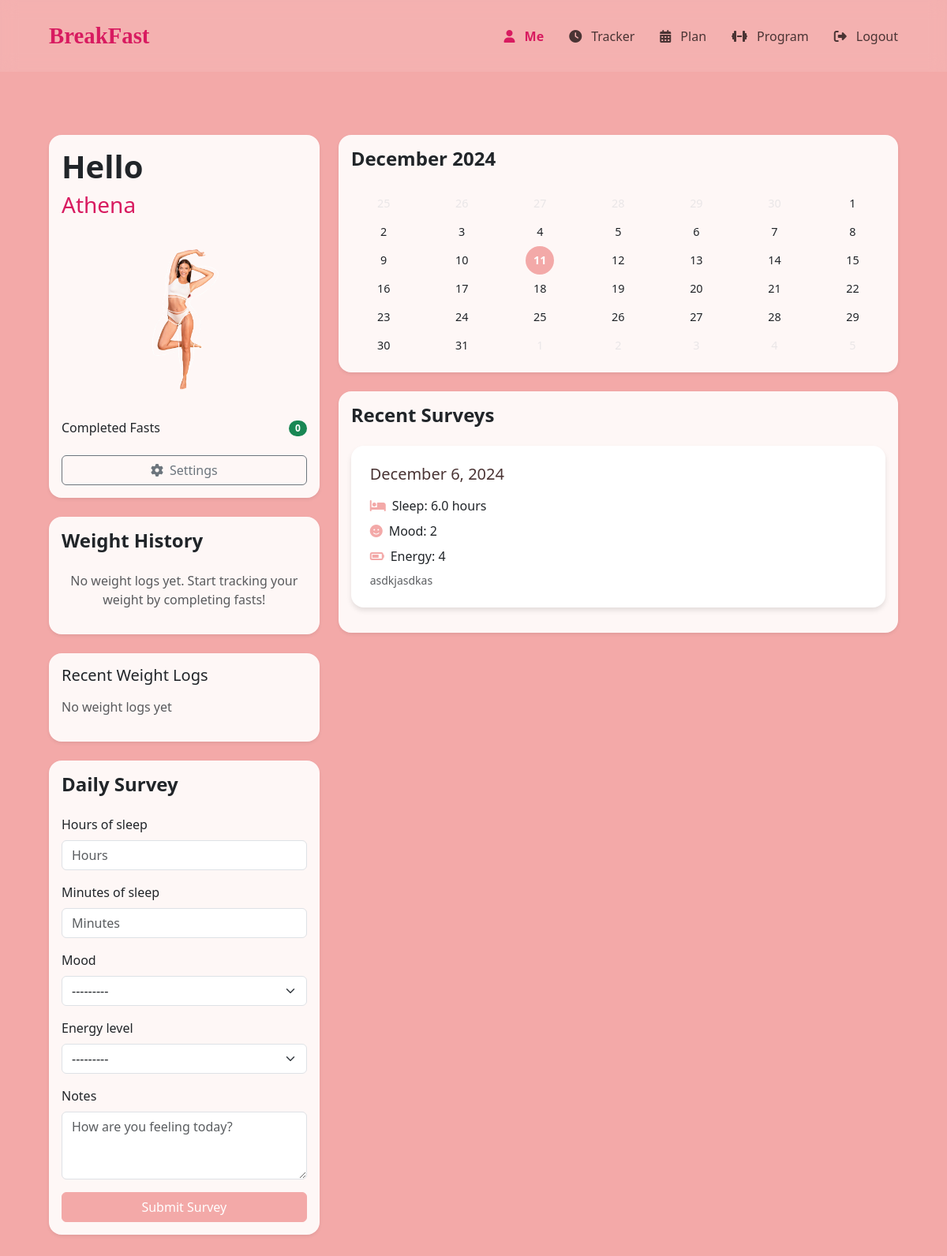
Screenshot of /breakfast/me/ (signed in) with the database file from the repository.
### BreakFast_app/models.py (models this page shows, shortened)
class User(AbstractUser):
    email = models.EmailField(unique=True)
    first_name = models.CharField(max_length=150)
    last_name = models.CharField(max_length=150)
    contact_number = models.CharField(max_length=20, null=True, blank=True)
    profile_picture = models.ImageField(upload_to='profile_pics/', null=True, blank=True)
    USERNAME_FIELD = 'email'
    REQUIRED_FIELDS = ['first_name', 'last_name']

class DailySurvey(models.Model):
    user = models.ForeignKey(User, on_delete=models.CASCADE)
    date = models.DateField(default=timezone.now)
    hours_of_sleep = models.FloatField(null=True, blank=True)
    minutes_of_sleep = models.IntegerField(null=True, blank=True)
    mood = models.IntegerField(choices=[(i, str(i)) for i in range(1, 6)], null=True, blank=True)
    energy_level = models.IntegerField(choices=[(i, str(i)) for i in range(1, 6)], null=True, blank=True)
    notes = models.TextField(null=True, blank=True)
    class Meta:
        unique_together = ['user', 'date']
        ordering = ['-date']

### BreakFast_app/views.py (the view)
# urls.py: path('me/', views.me, name='me'),
@login_required
def me(request):
    user_profile = request.user.userprofile
    today = timezone.now().date()
    current_month = timezone.now().strftime('%B %Y')
    daily_survey = DailySurvey.objects.filter(user=request.user, date=today).first()
    survey_form = None
    if not daily_survey:
        survey_form = DailySurveyForm()
    recent_surveys = DailySurvey.objects.filter(
        user=request.user,
        date__gte=today - timezone.timedelta(days=7)
    ).order_by('-date')
    weight_logs = WeightLog.objects.filter(user=request.user).order_by('-date')[:10]
    completed_fasts = FastingTracker.objects.filter(
        created_by=request.user,
        completed=True
    ).count()
    for i, log in enumerate(weight_logs):
        if i < len(weight_logs) - 1:
            log.weight_change = round(log.weight - weight_logs[i + 1].weight, 1)
        else:
            log.weight_change = 0
    import calendar
    cal = calendar.Calendar(firstweekday=calendar.MONDAY)
    current_date = timezone.now()
    fasting_dates = set(
        FastingTracker.objects.filter(
            created_by=request.user,
            completed=True,
            start_time__year=current_date.year,
            start_time__month=current_date.month
        ).values_list('start_time__day', flat=True)
    )
    calendar_weeks = []
    month_days = cal.monthdatescalendar(current_date.year, current_date.month)
    for week in month_days:
        week_days = []
        for date in week:
            week_days.append({
                'day': date.day,
                'is_current_month': date.month == current_date.month,
                'is_today': date == current_date.date(),
                'has_fast': date.day in fasting_dates
            })
        calendar_weeks.append(week_days)
    context = {
        'user': request.user,
        'user_profile': user_profile,
        'weight_logs': weight_logs,
        'completed_fasts': completed_fasts,
        'daily_survey': daily_survey,
        'survey_form': survey_form,
        'recent_surveys': recent_surveys,
        'current_month': current_month,
        'calendar_weeks': calendar_weeks,
    }
    return render(request, 'me.html', context)

### BreakFast_app/forms.py
class DailySurveyForm(forms.ModelForm):
    class Meta:
        model = DailySurvey
        fields = ['hours_of_sleep', 'minutes_of_sleep', 'mood', 'energy_level', 'notes']
        widgets = {
            'hours_of_sleep': forms.NumberInput(attrs={
                'class': 'form-control',
                'min': '0',
                'max': '23',
                'placeholder': 'Hours'
            }),
            'minutes_of_sleep': forms.NumberInput(attrs={
                'class': 'form-control',
                'min': '0',
                'max': '59',
                'placeholder': 'Minutes'
            }),
            'mood': forms.Select(attrs={
                'class': 'form-select'
            }, choices=[(i, str(i)) for i in range(1, 6)]),
            'energy_level': forms.Select(attrs={
                'class': 'form-select'
            }, choices=[(i, str(i)) for i in range(1, 6)]),
            'notes': forms.Textarea(attrs={
                'class': 'form-control',
                'rows': 3,
                'placeholder': 'How are you feeling today?'
            })
        }

### BreakFast_app/templates/me.html (shortened to what this page needs)
{% extends 'base.html' %}
{% load static %}
{% block content %}
<div class="container py-5">
    <div class="row g-4">
        <div class="col-lg-4">
            <div class="card shadow-sm rounded-4 mb-4">
                <div class="card-body">
                    <h1 class="display-6 fw-bold mb-2">Hello</h1>
                    <h2 class="h3 mb-4" style="color: #d81b60;">{{ user.first_name|default:"Athena" }}</h2>
                    <div class="text-center mb-4">
                        <img src="{% static 'images/ategurl_nbg.png' %}" alt="Profile" class="img-fluid" style="max-width: 200px;">
                    </div>
                    <div class="d-flex justify-content-between align-items-center">
                        <h6 class="mb-0">Completed Fasts</h6>
                        <span class="badge bg-success rounded-pill">{{ completed_fasts }}</span>
                    </div>
                    <a href="{% url 'personalinfo' %}" class="btn btn-outline-secondary w-100 mt-4">
                        <i class="fas fa-cog me-2"></i>Settings
                    </a>
                </div>
            </div>
            <div class="card shadow-sm rounded-4 mb-4">
                <div class="card-body">
                    <h3 class="h4 fw-bold mb-4">Weight History</h3>
                    {% if weight_logs %}
                        <div class="table-responsive">
                            <table class="table table-hover">
                                <thead>
                                    <tr>
                                        <th>Date</th>
                                        <th>Weight (kg)</th>
                                        <th>Change</th>
                                    </tr>
                                </thead>
                                <tbody>
                                    {% for log in weight_logs %}
                                        <tr>
                                            <td>{{ log.date|date:"M d, Y" }}</td>
                                            <td>{{ log.weight }}</td>
                                            <td>
                                                {% if log.weight_change > 0 %}
                                                    <span class="text-danger">+{{ log.weight_change }}kg</span>
                                                {% elif log.weight_change < 0 %}
                                                    <span class="text-success">{{ log.weight_change }}kg</span>
                                                {% else %}
                                                    <span class="text-muted">-</span>
                                                {% endif %}
                                            </td>
                                        </tr>
                                    {% endfor %}
                                </tbody>
                            </table>
                        </div>
                    {% else %}
                        <p class="text-muted text-center">No weight logs yet. Start tracking your weight by completing fasts!</p>
                    {% endif %}
                </div>
            </div>
            <div class="card shadow-sm rounded-4 mb-4">
                <div class="card-body">
                    <h5 class="card-title mb-3">Recent Weight Logs</h5>
                    {% for log in weight_logs %}
                    <div class="log-item">
                        <div class="d-flex justify-content-between align-items-center">
                            <span>{{ log.weight }} kg</span>
                            <small class="text-muted">{{ log.date|date:"M d" }}</small>
                        </div>
                        {% if log.notes %}
                        <div class="small text-muted mt-1">
                            {{ log.notes }}
                        </div>
                        {% endif %}
                    </div>
                    {% empty %}
                    <p class="text-muted">No weight logs yet</p>
                    {% endfor %}
                </div>
            </div>
            {% if not daily_survey %}
            <div class="card shadow-sm rounded-4 mb-4">
                <div class="card-body">
                    <h3 class="h4 fw-bold mb-4">Daily Survey</h3>
                    <form id="dailySurveyForm" method="post" action="{% url 'submit_daily_survey' %}">
                        {% for field in survey_form %}
                        <div class="mb-3">
                            <label for="{{ field.id_for_label }}" class="form-label">{{ field.label }}</label>
                            {{ field }}
                        </div>
                        {% endfor %}
                        <button type="submit" class="btn btn-primary w-100">Submit Survey</button>
                    </form>
                </div>
            </div>
            {% endif %}
        </div>
        <div class="col-lg-8">
            <div class="card shadow-sm rounded-4 mb-4">
                <div class="card-body">
                    <h3 class="h4 fw-bold mb-4">{{ current_month }}</h3>
                    {% for week in calendar_weeks %}
                    <div class="row g-3 text-center">
                        {% for date in week %}
                        <div class="col">
                            <div class="calendar-day {% if not date.is_current_month %}text-muted opacity-25{% endif %} {% if date.is_today %}today{% endif %} {% if date.has_fast %}has-fast{% endif %}">
                                {{ date.day }}
                            </div>
                        </div>
                        {% endfor %}
                    </div>
                    {% endfor %}
                </div>
            </div>
            <div class="card shadow-sm rounded-4 mb-4">
                <div class="card-body">
                    <h3 class="h4 fw-bold mb-4">Recent Surveys</h3>
                    {% if recent_surveys %}
                        {% for survey in recent_surveys %}
                        <div class="survey-card">
                            <h5>{{ survey.date|date:"F j, Y" }}</h5>
                            <div class="survey-stat">
                                <i class="fas fa-bed"></i>
                                <span>Sleep: {{ survey.hours_of_sleep }} hours</span>
                            </div>
                            <div class="survey-stat">
                                <i class="fas fa-smile"></i>
                                <span>Mood: {{ survey.get_mood_display }}</span>
                            </div>
                            <div class="survey-stat">
                                <i class="fas fa-battery-three-quarters"></i>
                                <span>Energy: {{ survey.get_energy_level_display }}</span>
                            </div>
                            {% if survey.notes %}
                            <div class="mt-2 small text-muted">
                                {{ survey.notes }}
                            </div>
                            {% endif %}
                        </div>
                        {% endfor %}
                    {% else %}
                        <p class="text-muted">No recent surveys available</p>
                    {% endif %}
                </div>
            </div>
        </div>
    </div>
</div>
{% endblock %}

### BreakFast_app/templates/base.html (style rules this page uses)
:root { --dark-brown: #4A3434; --light-pink: #F3A9A8; --dark-pink: #d81b60; --hover-brown: #3a2727; }
body { min-height: 100vh; background-color: var(--light-pink); color: var(--dark-brown); }
.main-container .container { max-width: 1140px; padding-left: 1rem; padding-right: 1rem; margin: 0 auto; }
.card { background-color: rgba(255, 255, 255, 0.9); border: none; border-radius: 1rem; transition: transform 0.2s ease, box-shadow 0.2s ease; }
.btn-primary { background-color: var(--light-pink); border-color: var(--light-pink); color: white; transition: all 0.3s ease; }

### BreakFast_app/templates/me.html (style rules this page uses)
.calendar-day { width: 36px; height: 36px; display: flex; align-items: center; justify-content: center; border-radius: 50%; transition: all 0.3s ease; margin: 0 auto; font-size: 0.9rem; }
.calendar-day.today { background-color: #F3A9A8; color: white; font-weight: bold; }
.calendar-day.text-muted { color: #adb5bd !important; }
.survey-card { background: white; border-radius: 1rem; padding: 1.5rem; margin-bottom: 1rem; box-shadow: 0 4px 6px rgba(0,0,0,0.1); }
.survey-card h5 { color: #4A3434; margin-bottom: 1rem; }
.survey-stat { display: flex; align-items: center; margin-bottom: 0.5rem; }
.survey-stat i { margin-right: 0.5rem; color: #F3A9A8; }

### rows the page displays
User: first_name "Athena"
DailySurvey: date "December 6, 2024", hours_of_sleep "6.0", mood "2", energy_level "4", notes "asdkjasdkas"

### other values shown
{{ completed_fasts }} "0"
{{ field.label }} "Hours of sleep" "Minutes of sleep" "Mood" "Energy level" "Notes"
{{ date.day }} "1" "2" "3" "4" "5" "6" "7" "8" "9" "10" "11" "12" "13" "14" "15" "16" "17" "18" "19" "20" "21" "22" "23" "24" "25" "26" "27" "28" "29" "30" "31"
